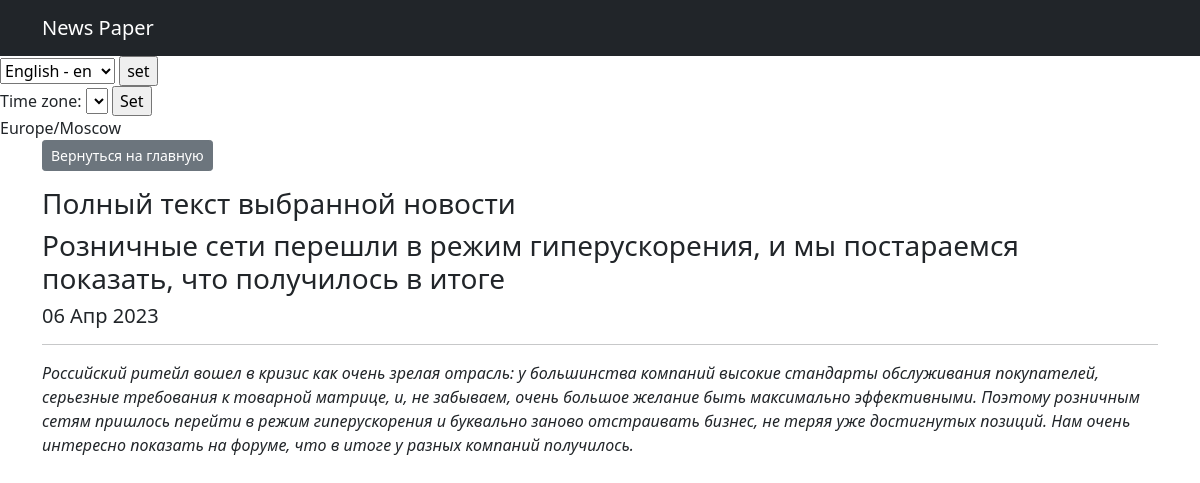
/posts/35, run on an earlier commit of the app's database.
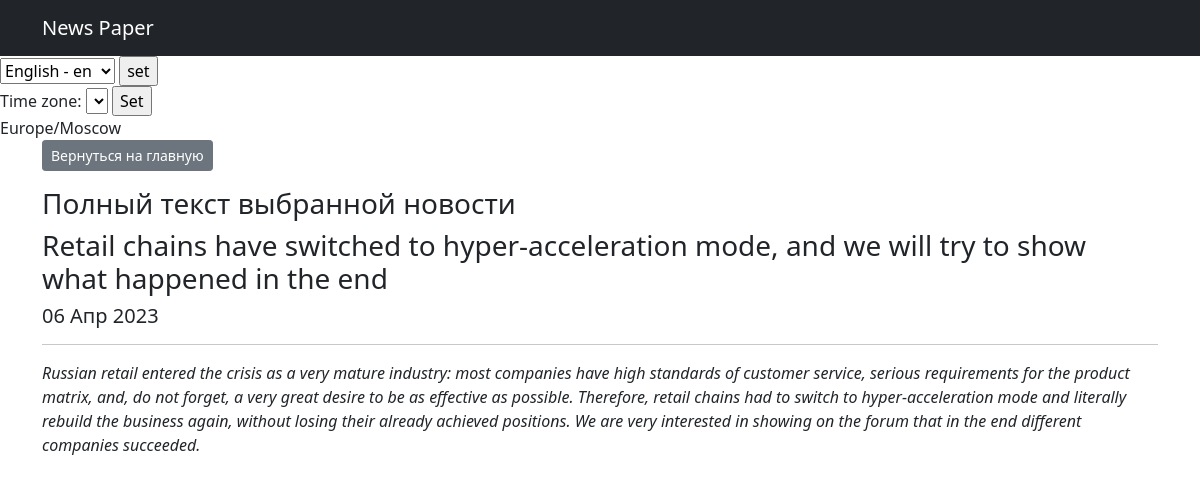
And on a later commit of the database.
### news/models.py (models this page shows, shortened)
class Post(models.Model):
    objects = None
    list_type = [(news, 'Новости'), (article, 'Статья')]
    author = models.ForeignKey(Author, on_delete=models.CASCADE)
    post_type = models.CharField(max_length=2, choices=list_type)
    time_create = models.DateTimeField(auto_now_add=True)
    category = models.ManyToManyField(Category, through='PostCategory')
    title = models.CharField(max_length=250)
    text_post = models.TextField()
    rating = models.FloatField(default=0.0)

### news/views.py (the view)
# urls.py: path('<int:pk>', PostDetail.as_view(), name='post_detail'),
class PostDetail(DetailView):
    model = Post
    template_name = 'post.html'
    context_object_name = 'post'
    queryset = Post.objects.all()
    def get_object(self, *args, **kwargs):
        obj = cache.get(f"post-{self.kwargs['pk']}", None)
        if not obj:
            obj = super().get_object(queryset=self.queryset)
            cache.set(f"post-{self.kwargs['pk']}", obj)
        return obj

### news/templatetags/custom_filters.py (called while the page is built)
@register.filter
@stringfilter
def censor(value):
    for i in range(len(bad_words)):
        num_index = value.lower().find(bad_words[i])
        if num_index > 0:
            value = value.replace(bad_words[i][1:], "*" * (len(bad_words[i]) - 1))
    return value

### news/templates/post.html (shortened to what this page needs)
{% extends 'flatpages/default.html' %}
{% load custom_filters %}
{% block content %}
   <p class="text-left"><a href="."  class="btn btn-secondary btn-sm">Вернуться на главную</a></p>
{% if post.post_type == 'at' %}
 <h3>Полный текст выбранной статьи</h3>
{% elif post.post_type == 'ns'%}
 <h3>Полный текст выбранной новости</h3>
{% endif %}
<h3>{{ post.title }} </h3>
<h5>{{ post.time_create|date:'d M Y' }}</h5>
<hr>
<i>{{ post.text_post|censor }}</i>
{% endblock content %}

What changed in the data, as far as the page shows it:
changed Post: title "Розничные сети перешли в режим гиперускорения, и мы постараемся показать, что получилось в итоге" → "Retail chains have switched to hyper-acceleration mode, and we will try to show what happened in the end"; text_post|censor "Российский ритейл вошел в кризис как очень зрелая отрасль: у большинства компаний высокие стандарты обслуживания покупателей, серьезные требования к товарной матрице, и, не забываем, очень большое желание быть максимально эффективными. Поэтому розничным сетям пришлось перейти в режим гиперускорения и буквально заново отстраивать бизнес, не теряя уже достигнутых позиций. Нам очень интересно показать на форуме, что в итоге у разных компаний получилось." → "Russian retail entered the crisis as a very mature industry: most companies have high standards of customer service, serious requirements for the product matrix, and, do not forget, a very great desire to be as effective as possible. Therefore, retail chains had to switch to hyper-acceleration mode and literally rebuild the business again, without losing their already achieved positions. We are very interested in showing on the forum that in the end different companies succeeded."
